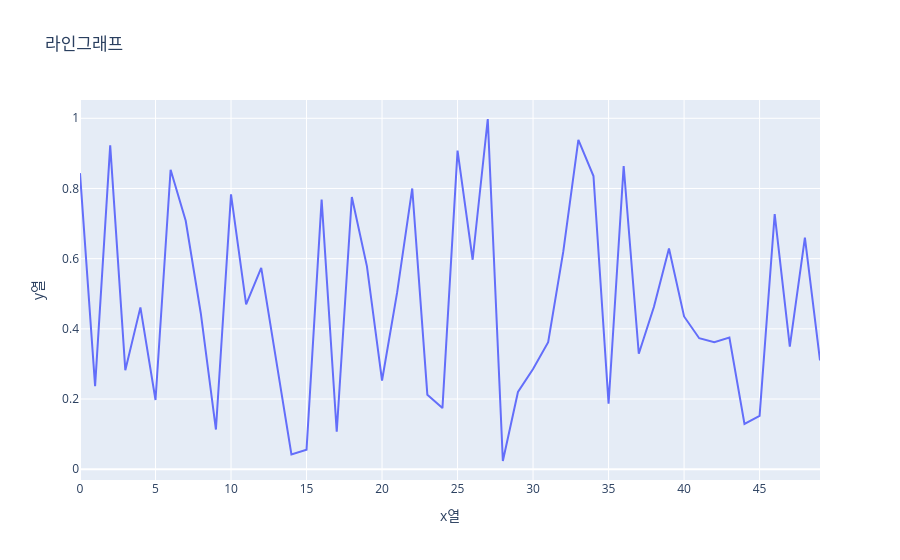

Notebook code for this chart:
### Code cell
# 라인 차트

import plotly.express as px
import pandas as pd
import numpy as np

df = pd.DataFrame({
    "x열": np.arange(50), # 0부터 시작해서 49까지 토탈 50개의 정수를 1차원의 배열로 생성 [0, 1, 2, 3, 4, 5, 6, ...49] -> 난수 아님
    "y열": np.random.rand(50) # 0부터 1미만의 실수자료형을 난수형태로 100개 생성 (중복허용)
})

fig = px.line(df, x="x열", y="y열", title="라인그래프")
fig.show()

### Figure 1 — Plotly figure (JSON) as saved in the notebook; plotly's stock layout.template omitted (floating-point values rounded to 4 significant figures)
{"data": [{"hovertemplate": "x열=%{x}<br>y열=%{y}<extra></extra>", "legendgroup": "", "line": {"color": "#636efa", "dash": "solid"}, "marker": {"symbol": "circle"}, "mode": "lines", "name": "", "orientation": "v", "showlegend": false, "type": "scatter", "x": [0, 1, 2, 3, 4, 5, 6, 7, 8, 9, 10, 11, 12, 13, 14, 15, 16, 17, 18, 19, 20, 21, 22, 23, 24, 25, 26, 27, 28, 29, 30, 31, 32, 33, 34, 35, 36, 37, 38, 39, 40, 41, 42, 43, 44, 45, 46, 47, 48, 49], "xaxis": "x", "y": [0.8437, 0.2367, 0.923, 0.2823, 0.4613, 0.1974, 0.8534, 0.708, 0.4438, 0.113, 0.7833, 0.4697, 0.5737, 0.3062, 0.04194, 0.0555, 0.7681, 0.1067, 0.7759, 0.578, 0.2527, 0.5038, 0.8001, 0.2125, 0.1741, 0.9078, 0.5969, 0.998, 0.02345, 0.2203, 0.2857, 0.3619, 0.6199, 0.9388, 0.8354, 0.1867, 0.8641, 0.3291, 0.4621, 0.6287, 0.4353, 0.3733, 0.3622, 0.3755, 0.1293, 0.152, 0.7271, 0.3496, 0.6601, 0.3102], "yaxis": "y"}], "layout": {"legend": {"tracegroupgap": 0}, "title": {"text": "라인그래프"}, "xaxis": {"anchor": "y", "domain": [0, 1], "title": {"text": "x열"}}, "yaxis": {"anchor": "x", "domain": [0, 1], "title": {"text": "y열"}}}}
